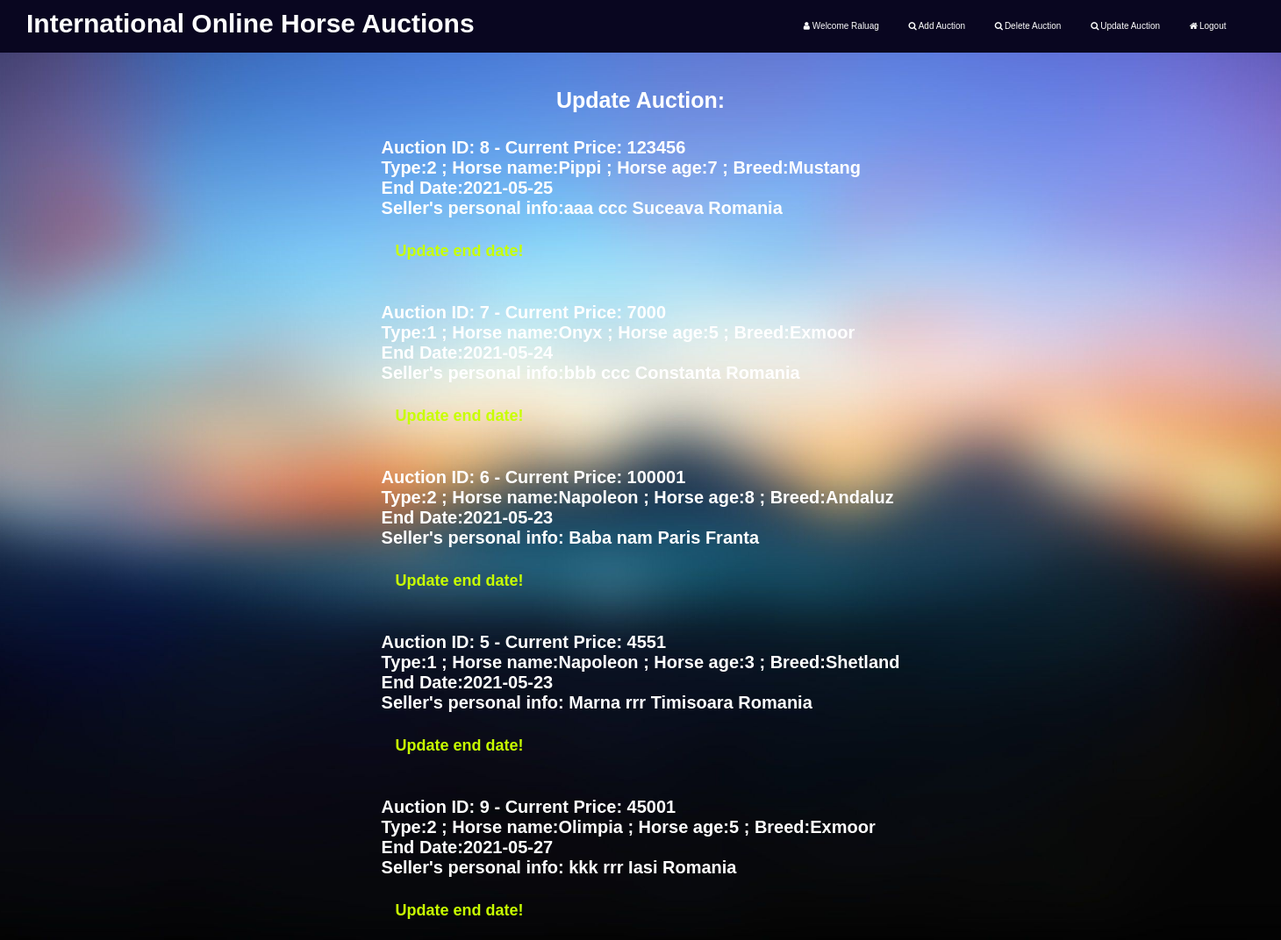
Screenshot of /AuctionsUpdate.php (signed in) with the database file from the repository.
### tables this page shows
CREATE TABLE IF NOT EXISTS `utilizatori` (
  `id_utilizator` int(4) NOT NULL AUTO_INCREMENT,
  `tip` int(11) NOT NULL,
  `nume` varchar(11) NOT NULL,
  `prenume` varchar(11) NOT NULL,
  `parola` varchar(32) NOT NULL,
  `nume_utilizator` varchar(20) NOT NULL,
  `email` varchar(35) NOT NULL,
  PRIMARY KEY (`id_utilizator`)
);

CREATE TABLE IF NOT EXISTS `licitatie` (
  `id_licitatie` int(4) NOT NULL AUTO_INCREMENT,
  `id_util` int(4) NOT NULL,
  `data_inceperii` date NOT NULL,
  `timp_alocat` date NOT NULL,
  `pret_curent` int(10) NOT NULL,
  PRIMARY KEY (`id_licitatie`)
);

CREATE TABLE IF NOT EXISTS `cai` (
  `id_cal` int(4) NOT NULL AUTO_INCREMENT,
  `tip` int(4) NOT NULL,
  `name` varchar(12) NOT NULL,
  `varsta` int(4) NOT NULL,
  `rasa` varchar(12) NOT NULL,
  `poza` varchar(32) NOT NULL,
  PRIMARY KEY (`id_cal`)
);

CREATE TABLE IF NOT EXISTS `vanzator` (
  `id_vanzator` int(4) NOT NULL AUTO_INCREMENT,
  `nume` varchar(15) NOT NULL,
  `prenume` varchar(15) NOT NULL,
  `oras` varchar(15) NOT NULL,
  `tara` varchar(15) NOT NULL,
  PRIMARY KEY (`id_vanzator`)
);

### AuctionsUpdate.php (the view, shortened to what this page needs)
<!DOCTYPE html>
<html lang=en>
<head>
    <link rel="stylesheet" href="tempstyle7_admin.css">
    <link rel="stylesheet" href="https://cdnjs.cloudflare.com/ajax/libs/font-awesome/4.7.0/css/font-awesome.min.css">
</head>
<body>
    <div id=wrapper>
        <div id=header>
            <h1>International Online Horse Auctions</h1>
        </div>
        <div id=mymenu>
            <?php include "menuadmin.php"; ?>
        </div>
    </div>
    <div id=container>
        <div id=main-column>
            <div id=sth>
                <h2 style="color:white;text-align:center;margin-bottom:10px;font-size:25px;">Update Auction: </h2>
                <?php
                $conn = conectare_mysql();
                $sql = "SELECT licitatie.timp_alocat,licitatie.id_licitatie,licitatie.pret_curent,cai.tip,cai.name,cai.varsta,cai.rasa,vanzator.nume,vanzator.prenume,vanzator.oras,vanzator.tara FROM ((`licitatie` INNER JOIN `cai` ON cai.id_cal=licitatie.id_licitatie) INNER JOIN `vanzator` ON vanzator.id_vanzator=licitatie.id_licitatie)";
                $result = mysqli_query($conn, $sql);
                $nr_licitatii = $result->num_rows;
                if ($nr_licitatii > 0) {
                    while ($row = $result->fetch_assoc()) {
                        echo "<br><label> Auction ID: " . $row["id_licitatie"] ." ". " - Current Price: " . $row["pret_curent"] ."<br> ". "Type:" . $row["tip"] ." ; ". "Horse name:" . $row["name"] ." ; "."Horse age:" . $row["varsta"] ." ; "."Breed:" . $row["rasa"]."<br> "."End Date:" . $row["timp_alocat"]."</label>";
                        echo "<br> <label> Seller's personal info:" . $row["nume"] ." ". $row["prenume"] ." " . $row["oras"] ." " . $row["tara"] ."</label>";
                        echo "<br>";
                        echo "<div id=sth2>";
                        echo "<br> <a href=modifica_licitatii.php?id=".$row['id_licitatie'].">Update end date!</a>";
                        echo "<br>";
                        echo "</div>";
                    }
                } else {
                    echo "0 auctions (Nothing to update)";
                }
                ?>
            </div>
            </div>
</body>

### menuadmin.php (shortened to what this page needs)
<?php
                $conn = conectare_mysql1();
                $id=$_SESSION['id_util'];
                $sql = "SELECT * FROM `utilizatori` WHERE `id_utilizator`=$id";
                $rez = mysqli_query($conn,$sql);
                $row = mysqli_fetch_array($rez);
           echo "<a href=\"#\"><i class=\"fa fa-fw fa-user\"></i>Welcome <span class=\"error\"> ". $row['nume_utilizator']." </span></a>
           <a href=\"AuctionsAdd.php\"><i class=\"fa fa-fw fa-search\"></i>Add Auction</a>
           <a href=\"AuctionsDelete.php\"><i class=\"fa fa-fw fa-search\"></i>Delete Auction</a>
           <a href=\"AuctionsUpdate.php\"><i class=\"fa fa-fw fa-search\"></i>Update Auction</a>
           <a href=\"Logout.php\"><i class=\"fa fa-fw fa-home\"></i>Logout</a>";
           ?>

### tempstyle7_admin.css (style rules this page uses)
* { margin: 0px; padding: 0px; font-family: Verdana, Tahoma, sans-serif; }
#header { background-color: rgb(9, 6, 32); height: 50px; padding-left: 30px; padding-top: 10px; width: 860px; }
#container { width: 1450px; height: 670px; display: flex; margin: -10px auto 5px auto; }
#header h1 { color: white; width: 690px; font-size: 30px; }
#wrapper { display: flex; }
#mymenu { overflow: hidden; padding-left: 60px; background-color: rgb(9, 6, 32); width: 600px; height: 60px; }
#mymenu a { float: left; text-align: center; padding: 24px 16px; text-decoration: none; font-size: 10px; color: white; }
#main-column { margin: 50px auto; display: flex; }
label { color: rgb(255, 255, 255); font-size: 20px; font-weight: bold; float: left; }
#sth2 { margin-top: 65px; margin-bottom: 30px; }
#sth a { padding: 24px 16px; text-decoration: none; font-size: 18px; font-weight: bold; color: rgb(200, 255, 0); }
html { background: url(Imagini/blurbackhd.jpg) no-repeat center center fixed; background-size: cover; }

### rows the page displays
utilizatori: nume_utilizator "Raluag"
licitatie: id_licitatie "8", pret_curent "123456", cai.tip "2", cai.name "Pippi", cai.varsta "7", cai.rasa "Mustang", timp_alocat "2021-05-25", vanzator.nume "aaa", vanzator.prenume "ccc", vanzator.oras "Suceava", vanzator.tara "Romania"
licitatie: id_licitatie "7", pret_curent "7000", cai.tip "1", cai.name "Onyx", cai.varsta "5", cai.rasa "Exmoor", timp_alocat "2021-05-24", vanzator.nume "bbb", vanzator.prenume "ccc", vanzator.oras "Constanta", vanzator.tara "Romania"
licitatie: id_licitatie "6", pret_curent "100001", cai.tip "2", cai.name "Napoleon", cai.varsta "8", cai.rasa "Andaluz", timp_alocat "2021-05-23", vanzator.nume "Baba", vanzator.prenume "nam", vanzator.oras "Paris", vanzator.tara "Franta"
licitatie: id_licitatie "5", pret_curent "4551", cai.tip "1", cai.name "Napoleon", cai.varsta "3", cai.rasa "Shetland", timp_alocat "2021-05-23", vanzator.nume "Marna", vanzator.prenume "rrr", vanzator.oras "Timisoara", vanzator.tara "Romania"
licitatie: id_licitatie "9", pret_curent "45001", cai.tip "2", cai.name "Olimpia", cai.varsta "5", cai.rasa "Exmoor", timp_alocat "2021-05-27", vanzator.nume "kkk", vanzator.prenume "rrr", vanzator.oras "Iasi", vanzator.tara "Romania"
